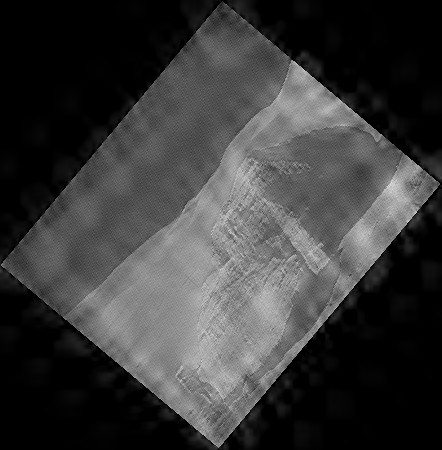
#> input picture 2.png, 442 x 450 px, found by its file name
$ python rotate_n.py
#> lines starting #> are read from the running program, lines starting #| are printed output that depends on the picture
from PIL import Image

def rotate_image(image_path, angle):
    # Load the image
    image = Image.open(image_path)

    # Rotate the image
    rotated_image = image.rotate(angle, expand=True)

    # Return the rotated image
    return rotated_image

def rotate_back(rotated_image, angle):
    # Rotate the rotated image back to the original orientation
    original_image = rotated_image.rotate(-angle, expand=True)

    # Return the original image
    return original_image

# Đường dẫn của ảnh đã xoay
rotated_image_path = r"C:\Users\OS\Desktop\Workspace\hapt\2.png"

# Góc xoay đã sử dụng (50 độ)
angle = 50

# Quay lại ảnh ban đầu và lưu lại
rotated_image = Image.open(rotated_image_path)
#> rotated_image is the input picture: PIL image 442x450 L; min 0, max 224, mean 57.8
original_image = rotate_back(rotated_image, angle)
#> in rotate_back, `original_image = rotated_image.rotate(-angle, expand=True)`:
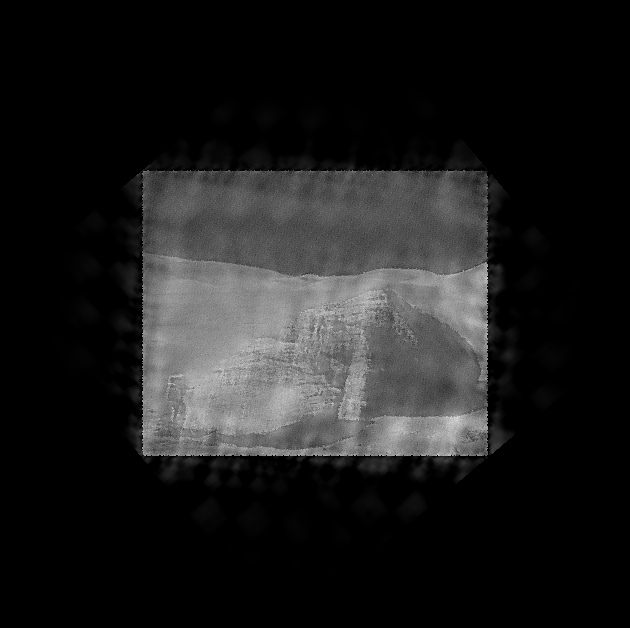
#> original_image: PIL image 630x628 L; min 0, max 224, mean 29.1
original_image.save(r"C:\Users\OS\Desktop\Workspace\hapt\3.png")

print("Image rotated back to its original orientation and saved successfully.")
